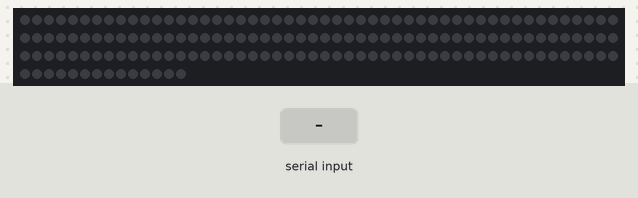
Bench run of a sketch on a simulated Arduino Uno, built with avr-gcc and run on an emulated ATmega328P. Shown: 164 RGB LEDs in strip order, left to right, continuing on the next row. Inputs (shaded band) come from the test bench.

Above: at 1.2 s.
1.3 s: "8" received over the second serial link
At 2.92 s:
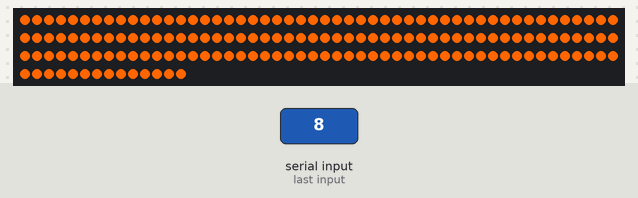
3.0 s: "0" received over the second serial link
At 3.9 s:
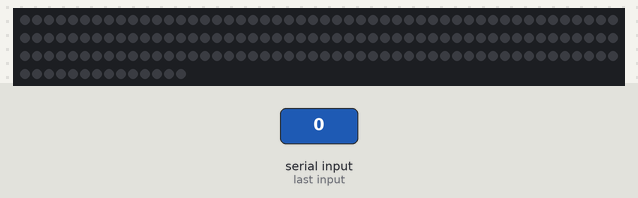
4.5 s: "90,45\n" received over the second serial link
At 4.54 s:
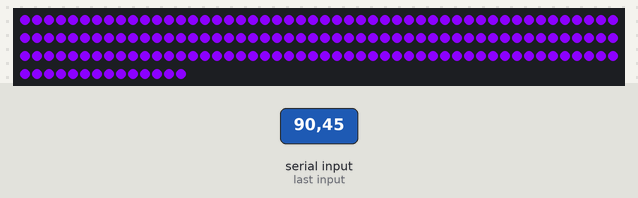
6.0 s: "30,150\n" received over the second serial link
7.5 s: "5\n" received over the second serial link
At 7.51 s:
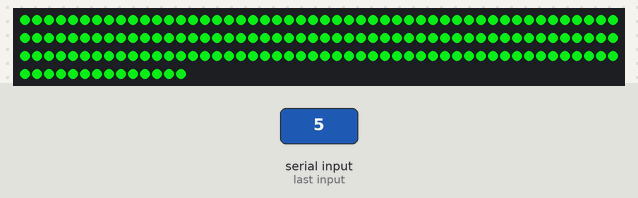
9.0 s: "8" received over the second serial link
At 10.17 s:
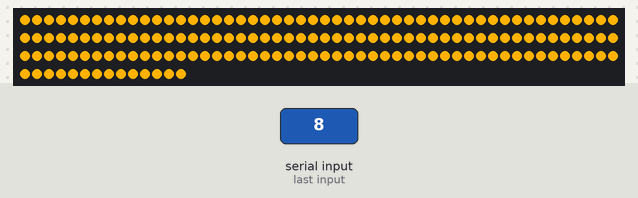

Measured:
- after the input at 1.3 s, the LEDs: first change after 0.07 s (image 1 shows a later state)
- after the input at 3.0 s, the LEDs: change at once (image 2)
- after the input at 4.5 s, the LEDs: change at once (image 3)
- after the input at 7.5 s, the LEDs: change at once (image 4)
- after the input at 9.0 s, the LEDs: first change after 0.07 s (image 5 shows a later state)

The sketch:

bedroom-led.ino
```cpp
#include <Arduino.h>
#include <Adafruit_NeoPixel.h>

#include "global-vars.h"
#include "RGB.h"
#include "Bluetooth.h"
#include "Led.h"
#include "PixelWrapper.h"
#include "DynamicColorStrategy.h"
#include "MonoColorStrategy.h"
#include "GradientStrategy.h"
#include "Timer.h"

PixelWrapper pixelWrapper = PixelWrapper();

Bluetooth bluetooth = Bluetooth();
MonoColorStrategy monoColorStrategy = MonoColorStrategy(pixelWrapper);
GradientStrategy gradientStrategy = GradientStrategy(pixelWrapper);

// TODO implement
// DynamicColorStrategy dynamicColorStrategy = DynamicColorStrategy(pixelWrapper);

void setup() {
  Serial.begin(9600);
  // Initiating hm-10 module
  bluetooth.begin(9600);

  gradientStrategy.initLeds();
  // // dynamicColorStrategy.setLeds(leds);
  // // Leds strip lib init
  initiateTimer();
  pixelWrapper.begin();
}

void loop() {
	char command = bluetooth.read();
  if(command != '\0') {
    switch (command) {
      case '0':
        gradientStrategy.off();
        monoColorStrategy.off();
        break;
      case '8':
        monoColorStrategy.off();
        if(!gradientStrategy.isSetuped()) {
          gradientStrategy.setup();
        }
        break;
      default:
        int index = command - '0';
        gradientStrategy.off();
        monoColorStrategy.handleCommand(index-1);
        break;
    }
  }

  if(gradientStrategy.isSetuped()) {
    gradientStrategy.loop();
  }
}

// TODO implement

// RGB parseRGB(String command) {
//   // Because command starts with R
//   String red = command.substring(1, command.indexOf(";"));
//   command = command.substring(command.indexOf(";") + 1);
//   String green = command.substring(0, command.indexOf(";"));
//   command = command.substring(command.indexOf(";") + 1);
//   String blue = command.substring(0, command.indexOf(";"));
//   Serial.println("red " + red);
//   Serial.println("gr " + green);
//   Serial.println("gr " + blue);
//   return RGB(red.toInt(), green.toInt(), blue.toInt());
// }
```

Bluetooth.cpp
```cpp
#include "Bluetooth.h"

void Bluetooth::begin(int baudRate) {
  this->HM10.begin(baudRate);
};

char Bluetooth::read() {
  if(this->HM10.available() > 0) {
    char c = this->HM10.read();
    return c;
  }
  return '\0';
};

void Bluetooth::waitForNextCommand() {
  this->isFullCommand = false;
}
```

Bluetooth.h
```cpp
#pragma once
#ifndef BLUETOOTH_H
#define BLUETOOTH_H

#include <Arduino.h>
#include <SoftwareSerial.h>
#include "global-vars.h"

class Bluetooth {
  public:
  void begin(int baudRate);
  char read();
  void waitForNextCommand();

  private:
  SoftwareSerial HM10 = SoftwareSerial(BL_TX_PIN, BL_RX_PIN);
  bool isFullCommand = false;
};

#endif
```

DynamicColorStrategy.cpp
```cpp
// TODO implement

// #include "DynamicColorStrategy.h"

// DynamicColorStrategy::DynamicColorStrategy(PixelWrapper& pixelWrapper): pixelWrapper(pixelWrapper) {}

// void DynamicColorStrategy::setLeds(Led* ledsArr[NUMPIXELS]) {
//   for (int i = 0; i < NUMPIXELS; i++) {
//     this->leds[i] = ledsArr[i];
//   }
// }

// void DynamicColorStrategy::loop() {
//   if(this->isOn) return;

//   for (int i = 0; i < NUMPIXELS; i++) {
//     this->leds[i]->setColor();
//   }
//   this->pixelWrapper.show();
//   this->isOn = true;
// }

// void DynamicColorStrategy::handleCommand(int r, int g, int b) {
//   if(this->isOn) return;

//   for (int i = 0; i < NUMPIXELS; i++) {
//     this->leds[i]->update(r, g, b);
//     this->leds[i]->setColor();
//   }
// }

// void DynamicColorStrategy::setup() {}

// void DynamicColorStrategy::off() {
//   if (this->isOn) {
//     for (int i = 0; i < NUMPIXELS; i++) {
//       this->leds[i]->update(0, 0, 0);
//       this->leds[i]->setColor();
//     }
//     this->pixelWrapper.show();
//     this->isOn = false;
//   }
// }
```

DynamicColorStrategy.h
```cpp
// TODO implement

// #ifndef DYNAMIC_COLOR_STRATEGY_H
// #define DYNAMIC_COLOR_STRATEGY_H

// #include "global-vars.h"
// #include "Led.h"
// #include "PixelWrapper.h"
// #include "StrategyInterface.h"

// class DynamicColorStrategy final : public StrategyInterface {
//   public:
//   DynamicColorStrategy(PixelWrapper& pixelWrapper);

//   void loop() override;
//   void setup() override;
//   void off() override;
//   void setLeds(Led* ledsArr[NUMPIXELS]) override;
//   void handleCommand(int r, int g, int b) override;

//   virtual ~DynamicColorStrategy() = default;
//   private:
//   PixelWrapper& pixelWrapper;
//   Led* leds[NUMPIXELS];
//   bool isOn = false;
// };

// #endif
```

GradientStrategy.cpp
```cpp
#include "GradientStrategy.h"

GradientStrategy::GradientStrategy(PixelWrapper& pixelWrapper): pixelWrapper(pixelWrapper) {}

void GradientStrategy::initLeds() {
  for (int i = 0; i < NUMPIXELS; i++) {
    this->leds[i] = Led(i, 0);
  };
}

bool GradientStrategy::isSetuped() {
  return this->isSetupDone;
}

void GradientStrategy::off() {
  if (this->isSetupDone) {
    for (int i = 0; i < NUMPIXELS; i++) {
      // this->leds[i].updateExecuteAt(0);
      this->pixelWrapper.setPixelColor(i, 0, 0, 0);
    }
    this->pixelWrapper.show();
    this->isSetupDone = false;
  }
}

void GradientStrategy::setup() {
  if(!this->isSetupDone)  {
    unix now = getTime();
    generateGradientColor(this->step);
    this->leds[0].updateExecuteAt(now + GRADIENTDELAY);
    this->pixelWrapper.setPixelColor(0, this->rd, this->gr, this->bl);
    this->isSetupDone = true;
  }
}

void GradientStrategy::loop() {
  if(this->isSetupDone) {
    unix now = getTime();
    generateGradientColor(this->step);
    bool needToChangeColor = leds[0].checkTime(now);
    if (needToChangeColor) {
      // Setting timerange only for the first one
      this->leds[0].updateExecuteAt(now + GRADIENTDELAY);
      for (int i = 0; i < NUMPIXELS; i++) {
        this->pixelWrapper.setPixelColor(i, this->rd, this->gr, this->bl);
      }
      this->step += 0.0025;
      if (this->step >= 1.00) this->step = 0.0025;
      this->pixelWrapper.show();
    }
  }
}

void GradientStrategy::handleCommand(int numCommand) {}

void GradientStrategy::generateGradientColor(float position) {
  const uint8_t gradient[][3] = {
    { 255, 0, 0 },    // Red
    { 255, 255, 0 },  // Yellow
    { 0, 255, 0 },    // Green
    { 0, 0, 255 },    // Blue
    { 255, 0, 255 },  // Magenta
    { 255, 0, 0 }
  };
  int numColors = sizeof(gradient) / sizeof(gradient[0]);
  if (position < 0.0) {
    position = 0.0;
  } else if (position > 1.0) {
    position = 1.0;
  }
  float index = position * (numColors - 1);
  int lowerIndex = floor(index);
  int upperIndex = ceil(index);
  float interpolation = index - lowerIndex;

  uint8_t lowerR = gradient[lowerIndex][0];
  uint8_t lowerG = gradient[lowerIndex][1];
  uint8_t lowerB = gradient[lowerIndex][2];

  uint8_t upperR = gradient[upperIndex][0];
  uint8_t upperG = gradient[upperIndex][1];
  uint8_t upperB = gradient[upperIndex][2];

  this->rd = lowerR + interpolation * (upperR - lowerR);
  this->gr = lowerG + interpolation * (upperG - lowerG);
  this->bl = lowerB + interpolation * (upperB - lowerB);
}
```

GradientStrategy.h
```cpp
#ifndef GRADIENT_STRATEGY_H
#define GRADIENT_STRATEGY_H

#include <Arduino.h>

#include "global-vars.h"
#include "Timer.h"
#include "PixelWrapper.h"
#include "Led.h"

class GradientStrategy {
public:
  GradientStrategy(PixelWrapper& pixelWrapper);

  bool isSetuped();
  void off();
  void setup();
  void loop();
  void handleCommand(int numCommand);
  void generateGradientColor(float position);
  void initLeds();

private:
  bool isSetupDone = false;
  float step = 0.0025;
  PixelWrapper& pixelWrapper;
  Led leds[NUMPIXELS];
  int rd = 0;
  int gr = 0;
  int bl = 0;
};

#endif
```

Led.cpp
```cpp
#include "Led.h"

Led::Led() : ledNumber(0), executeAt(0) {}

Led::Led(int ledNumber, unix executeAt)
    : ledNumber(ledNumber), executeAt(executeAt) {}

int Led::getNum() {
  return this->ledNumber;
}

void Led::updateExecuteAt(unix time) {
  this->executeAt = time;
}

unix Led::getTime() {
  return this->executeAt;
}

bool Led::checkTime(unix now) {
  return now >= this->executeAt;
}
```

Led.h
```cpp
#ifndef LED_H
#define LED_H

#include <Arduino.h>

#include "PixelWrapper.h"
#include "Timer.h"


class Led {
public:
  Led();
  Led(int ledNumber, unix executeAt);

  void updateExecuteAt(unix time);
  unix getTime();
  int getNum();
  bool checkTime(unix now);

private:
  int ledNumber;
  unix executeAt;
};

#endif
```

MonoColorStrategy.cpp
```cpp
#include "MonoColorStrategy.h"

MonoColorStrategy::MonoColorStrategy(PixelWrapper& pixelWrapper): pixelWrapper(pixelWrapper) {}

void MonoColorStrategy::loop() {}

void MonoColorStrategy::setup() {
  this->pixelWrapper.show();
  this->isOn = true;
}

void MonoColorStrategy::handleCommand(int numCommand) {
  RGB rgb = this->rgbs[numCommand];
  for (int i = 0; i < NUMPIXELS; i++) {
    this->pixelWrapper.setPixelColor(i, rgb.getRed(), rgb.getGreen(), rgb.getBlue());
  }
  this->pixelWrapper.show();
  this->isOn = true;
}

void MonoColorStrategy::off() {
  for (int i = 0; i < NUMPIXELS; i++) {
    this->pixelWrapper.setPixelColor(i, 0, 0, 0);
  }
  this->pixelWrapper.show();
  this->isOn = false;
}

bool MonoColorStrategy::isSetuped() {
  return this->isOn;
}
```

MonoColorStrategy.h
```cpp
#ifndef MONO_COLOR_STRATEGY_H
#define MONO_COLOR_STRATEGY_H

#include "global-vars.h"
#include "Led.h"
#include "RGB.h"
#include "PixelWrapper.h"

class MonoColorStrategy {
  public:
  MonoColorStrategy(PixelWrapper& pixelWrapper);

  void loop();
  void setup();
  void off();
  bool isSetuped();
  void handleCommand(int numCommand);

  private:
  PixelWrapper& pixelWrapper;
  bool isOn = false;
  RGB rgbs[7] = {
    //white
    RGB(255, 150, 100),
    // red
    RGB(255, 0, 0),
    //yellow
    RGB(246, 130, 6),
    // magenta
    RGB(139, 0, 255),
    // green
    RGB(3, 203, 17),
    //philetoviy
    RGB(255, 0, 107),
    //blue
    RGB(37, 3, 255)
  };
};

#endif
```

PixelWrapper.cpp
```cpp
#include "PixelWrapper.h"

void PixelWrapper::setPixelColor(int index, int r, int g, int b) {
  this->lib.setPixelColor(index, this->lib.Color(r, g, b));
}

void PixelWrapper::show() {
  this->lib.show();
}

void PixelWrapper::off(int ledNumber) {
  this->lib.setPixelColor(ledNumber, 0, 0, 0);
}

void PixelWrapper::begin() {
  this->lib.begin();
}
```

PixelWrapper.h
```cpp
#ifndef PIXEL_WRAPPER_H
#define PIXEL_WRAPPER_H

#include <Adafruit_NeoPixel.h>
#include "global-vars.h"

class PixelWrapper {
public:
  void setPixelColor(int index, int r, int g, int b);
  void show();
  void off(int ledNumber);
  void begin();

private:
  Adafruit_NeoPixel lib = Adafruit_NeoPixel(NUMPIXELS, LED_PIN);
};

#endif
```

RGB.cpp
```cpp
#include "RGB.h"

RGB::RGB() : red(0), green(0), blue(0) {}
RGB::RGB(int red, int green, int blue): red(red), green(green), blue(blue) {}

int RGB::getRed() {
  return this->red;
}
int RGB::getGreen() {
  return this->green;
}
int RGB::getBlue() {
  return this->blue;
}

void RGB::setNewColor(int r, int g, int b) {
  this->red = r;
  this->green = g;
  this->blue = b;
}
```

RGB.h
```cpp
#ifndef RGB_H
#define RGB_H

class RGB {
public:
  RGB();
  RGB(int red, int green, int blue);

  int getRed();
  int getGreen();
  int getBlue();
  void setNewColor(int r, int g, int b);

private:
  int red;
  int green;
  int blue;
};
#endif
```

Timer.cpp
```cpp
#include "Timer.h"

void initiateTimer() {
  setTime(1637656800);
}

unix getTime() {
  return (now() * 1000) + (millis() % 1000);
}
```

Timer.h
```cpp
#ifndef TIMER_H
#define TIMER_H

#include <TimeLib.h>
#include <Arduino.h>

typedef unsigned long unix;
void initiateTimer();
unix getTime();

#endif
```

global-vars.h
```cpp
#ifndef VARIABLES_H
#define VARIABLES_H

#define BL_TX_PIN 2
#define BL_RX_PIN 3
#define NUMPIXELS 164
#define LED_PIN 7
#define GRADIENTDELAY 50       // delay before change gradient color

#endif
```
